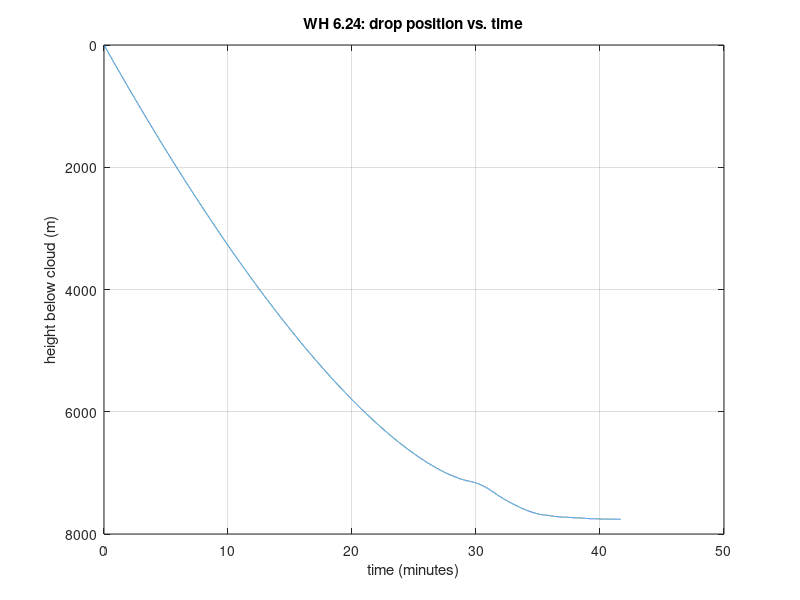
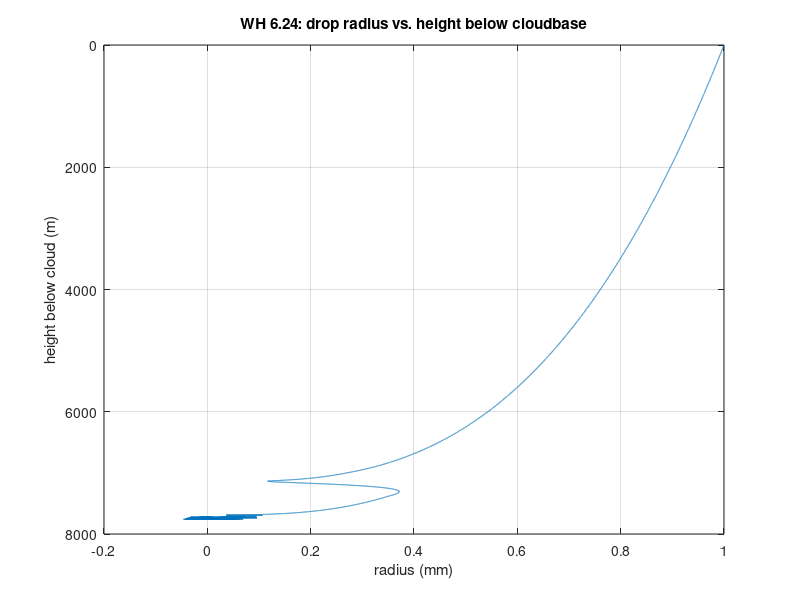

Reproduce these figures in MATLAB, in order.
function wh_6_24
  tspan=0:0.1:2500;
  %start at cloudbase, with a 1 mm drop
  yinit=[0,1.e-3];
  [t,y]=ode45(@F,tspan,yinit);
  t=t/60.; %convert time to minutes
  height=y(:,1);
  radius=y(:,2)*1.e3;  %convert radius to mm
  figure(1);
  clf;
  plot(t,height);
  xlabel('time (minutes)');
  ylabel('height below cloud (m)');
  set(gca,'ydir','reverse');
  title('WH 6.24: drop position vs. time')
  grid on;
  figure(2);
  clf;
  plot(radius,height);
  set(gca,'ydir','reverse');
  xlabel('radius (mm)');
  ylabel('height below cloud (m)');
  title('WH 6.24: drop radius vs. height below cloudbase')
  set(gca,'ydir','reverse');
  grid on;
  %find the first index 5km below cloud base
  index_5k=find(abs(height - 5000.) < 0.5);
  index_5k=index_5k(1);
  therad=radius(index_5k);
  theheight=height(index_5k);
  thetime=t(index_5k);
  out_mesg={'\ndroplet is %8.2f meters below cloud base\n',...
          'at %8.3f mintues\n',...
          'with a radius of %8.3f mm\n\n'};
  fprintf(strcat(out_mesg{:}),theheight,thetime,therad);
end

function yp=F(t,y)
  yp=zeros(2,1); % since output must be a column vector
  %distance below cloud depends on radius
  yp(1)=6.e3*y(2);
  %radius depends on radius and saturation
  S=-0.4; %unitless
  Gl=700.e-12; %m^2/s  
  yp(2)= Gl*S/y(2);
end
